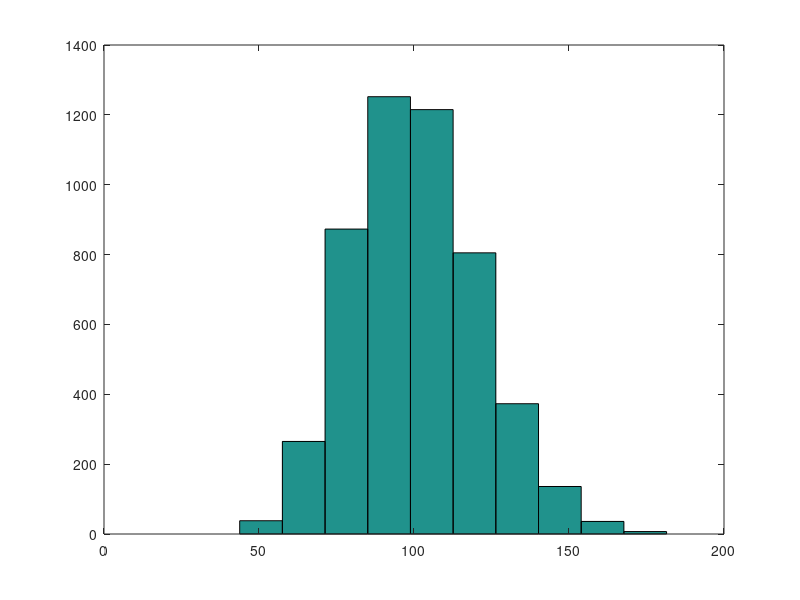

Source code (MATLAB):
clear 
clc
rng(0)

n = 5000; 
lambda = 100; 
vector = ncx2rnd(1,lambda, n, 1); 
figure() 
hist(vector) 

p = linspace(0,1,11);
mu = lambda + 1;
sigma = sqrt(2 + 4*lambda);
x = norminv(p,mu,sigma); 

n = sum( vector > x(1:10) & vector < x(2:11) ); 
    
Qd = sum(((n - 500).^2)./500)
lower = chi2inv(0.025, 9)
upper = chi2inv(0.975, 9)

%Since Qd is higher than the upper limit, we reject the null hypothesis 
%if Lambda is 1000 then we fail to reject the null hypothesis 
